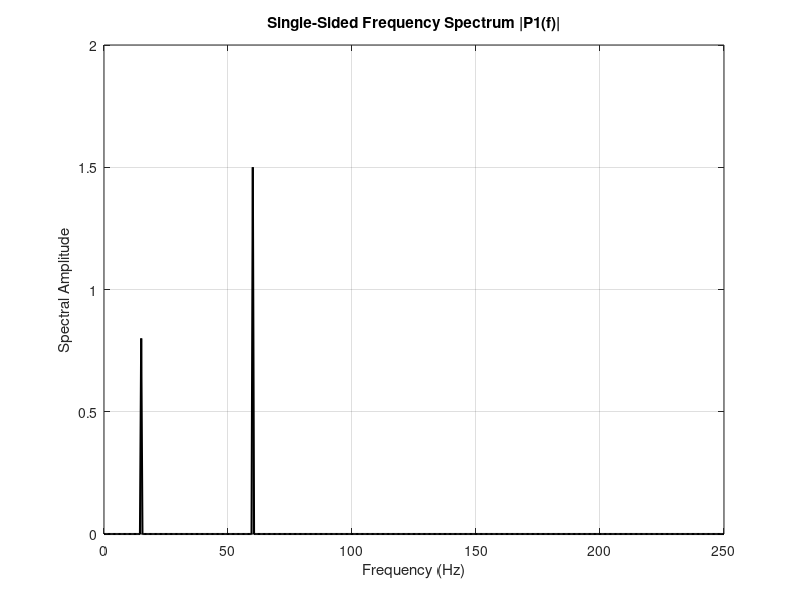

Recreate this plot in MATLAB.
% Example 3: Fast Fourier Transform (FFT) Amplitude Spectrum
% Smart ECE Lab - GNU Octave Compatible

Fs = 500;             % 500 Hz sampling rate
T = 1/Fs;
L = 1000;             % Signal length
t = (0:L-1)*T;

% Composite signal with 15 Hz and 60 Hz tones
S = 0.8 * sin(2*pi*15*t) + 1.5 * sin(2*pi*60*t);

Y = fft(S);
P2 = abs(Y/L);
P1 = P2(1:L/2+1);
P1(2:end-1) = 2*P1(2:end-1);
f_axis = Fs*(0:(L/2))/L;

figure(1);
plot(f_axis, P1, 'k-', 'LineWidth', 1.5);
grid on;
title('Single-Sided Frequency Spectrum |P1(f)|');
xlabel('Frequency (Hz)');
ylabel('Spectral Amplitude');

disp('FFT spectrum evaluated.');
